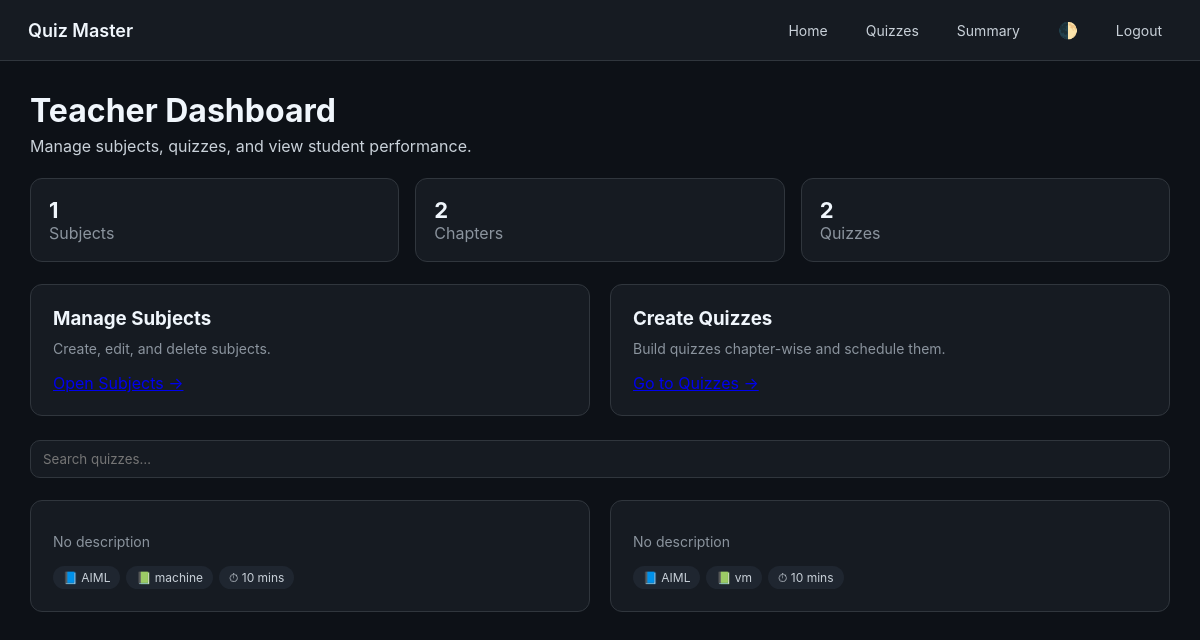
/teacher/dashboard (signed in), run on an earlier commit of the app's database.
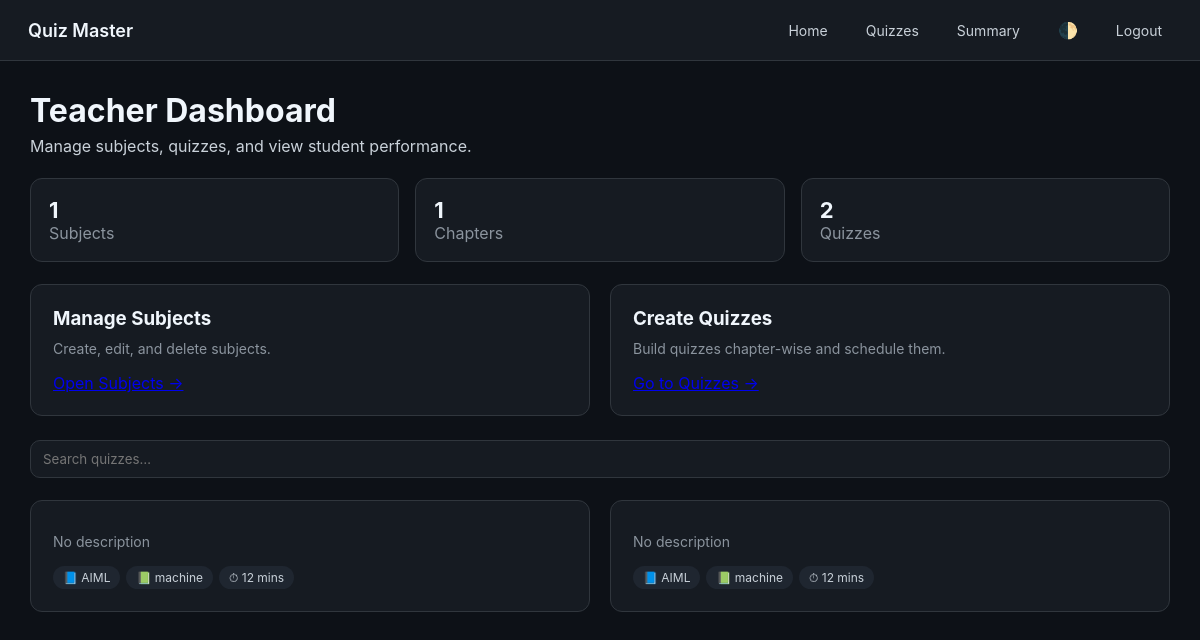
And on a later commit of the database.
### controller/models.py (models this page shows)
class Quiz(db.Model):
    __tablename__ = "quiz"
    quiz_id = db.Column(db.Integer, primary_key=True)
    chapter_id = db.Column(
        db.Integer,
        db.ForeignKey("chapter.chapter_id"),
        nullable=False
    )
    scheduled_date = db.Column(db.DateTime, nullable=False)
    duration = db.Column(db.Integer, nullable=False)  # minutes
    status = db.Column(db.String(20), default="active")
    questions = db.relationship(
        "Question",
        backref="quiz",
        cascade="all, delete-orphan"
    )
    attempts = db.relationship(
        "QuizAttempt",
        backref="quiz",
        cascade="all, delete-orphan"
    )

class Chapter(db.Model):
    __tablename__ = "chapter"
    chapter_id = db.Column(db.Integer, primary_key=True)
    subject_id = db.Column(
        db.Integer,
        db.ForeignKey("subject.subject_id"),
        nullable=False
    )
    name = db.Column(db.String(100), nullable=False)
    description = db.Column(db.Text)
    quizzes = db.relationship(
        "Quiz",
        backref="chapter",
        cascade="all, delete-orphan"
    )

class Subject(db.Model):
    __tablename__ = "subject"
    subject_id = db.Column(db.Integer, primary_key=True)
    name = db.Column(db.String(100), unique=True, nullable=False)
    description = db.Column(db.Text)
    created_at = db.Column(db.DateTime, default=datetime.utcnow)
    chapters = db.relationship(
        "Chapter",
        backref="subject",
        cascade="all, delete-orphan"
    )

### main.py (the view)
@app.route("/teacher/dashboard")
@login_required
@role_required("teacher")
def teacher_dashboard():
    quizzes = Quiz.query.options(
        joinedload(Quiz.chapter).joinedload(Chapter.subject)
    ).all()
    return render_template(
        "teacher/dashboard.html",
        quizzes=quizzes,
        total_subjects=Subject.query.count(),
        total_chapters=Chapter.query.count(),
        total_quizzes=Quiz.query.count()
    )

### main.py (called while the page is built)
def login_required(f):
    @wraps(f)
    def wrapper(*args, **kwargs):
        if "user_id" not in session:
            flash("Please login first")
            return redirect(url_for("login"))
        return f(*args, **kwargs)
    return wrapper

def role_required(required_role):
    def decorator(f):
        @wraps(f)
        def wrapper(*args, **kwargs):
            if session.get("role") != required_role:
                flash("Unauthorized access")
                return redirect(url_for("login"))
            return f(*args, **kwargs)
        return wrapper
    return decorator

### templates/TEACHER/dashboard.html (shortened to what this page needs)
<!DOCTYPE html>
<html lang="en">
<head>
</head>
<body>
<nav class="navbar">
    <div class="brand">Quiz Master</div>
    <div class="nav-links">
        <a class="nav-link" href="{{ url_for('teacher_dashboard') }}">Home</a>
        <a class="nav-link" href="{{ url_for('teacher_subjects') }}">Quizzes</a>
        <a class="nav-link" href="{{ url_for('teacher_summary') }}">Summary</a>
        <span class="theme-toggle" onclick="toggleTheme()">🌓</span>
        <a class="nav-link" href="{{ url_for('logout') }}">Logout</a>
    </div>
</nav>
<div class="container">
    <h1 style="color:var(--white);">Teacher Dashboard</h1>
    <p style="margin-top:6px;">Manage subjects, quizzes, and view student performance.</p>
    <div class="stats">
        <div class="stat">
            <h3>{{ total_subjects }}</h3>
            <p>Subjects</p>
        </div>
        <div class="stat">
            <h3>{{ total_chapters }}</h3>
            <p>Chapters</p>
        </div>
        <div class="stat">
            <h3>{{ total_quizzes }}</h3>
            <p>Quizzes</p>
        </div>
    </div>
    <div class="card-grid">
        <div class="card">
            <h3>Manage Subjects</h3>
            <p>Create, edit, and delete subjects.</p>
            <a href="{{ url_for('teacher_subjects') }}">Open Subjects →</a>
        </div>
        <div class="card">
            <h3>Create Quizzes</h3>
            <p>Build quizzes chapter-wise and schedule them.</p>
            <a href="{{ url_for('teacher_subjects') }}">Go to Quizzes →</a>
        </div>
    </div>
    <div class="search-box">
        <input type="text" placeholder="Search quizzes…" onkeyup="filterQuizzes(this.value)">
    </div>
    <div class="card-grid">
        {% for q in quizzes %}
        <div class="card quiz-card" data-name="{{ q.title|lower }}">
            <p>{{ q.description or "No description" }}</p>
            <div class="badges">
                <span class="badge">📘 {{ q.chapter.subject.name }}</span>
                <span class="badge">📗 {{ q.chapter.name }}</span>
                <span class="badge">⏱ {{ q.duration }} mins</span>
            </div>
        </div>
        {% endfor %}
    </div>
</div>
</body>
</html>

What changed in the data, as far as the page shows it:
changed Quiz (number 1 of 2 on the later page): duration "10" → "12"
changed Quiz (number 2 of 2 on the later page): chapter.name "vm" → "machine"; duration "10" → "12"
Also different on the page:
{{ total_chapters }}: "2" → "1"
